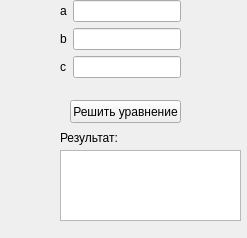
<?xml version="1.0" encoding="UTF-8"?>
<ui version="4.0">
 <class>MainWindow</class>
 <widget class="QMainWindow" name="MainWindow">
  <property name="geometry">
   <rect>
    <x>0</x>
    <y>0</y>
    <width>247</width>
    <height>238</height>
   </rect>
  </property>
  <property name="windowTitle">
   <string>MainWindow</string>
  </property>
  <widget class="QWidget" name="centralwidget">
   <widget class="QPushButton" name="ShowResultButton">
    <property name="geometry">
     <rect>
      <x>70</x>
      <y>100</y>
      <width>111</width>
      <height>23</height>
     </rect>
    </property>
    <property name="text">
     <string>Решить уравнение</string>
    </property>
   </widget>
   <widget class="QWidget" name="formLayoutWidget">
    <property name="geometry">
     <rect>
      <x>60</x>
      <y>0</y>
      <width>121</width>
      <height>86</height>
     </rect>
    </property>
    <layout class="QFormLayout" name="formLayout">
     <item row="0" column="0">
      <widget class="QLabel" name="labelA">
       <property name="text">
        <string>a</string>
       </property>
      </widget>
     </item>
     <item row="0" column="1">
      <widget class="QLineEdit" name="FieldForA"/>
     </item>
     <item row="1" column="0">
      <widget class="QLabel" name="labelB">
       <property name="text">
        <string>b</string>
       </property>
      </widget>
     </item>
     <item row="1" column="1">
      <widget class="QLineEdit" name="FieldForB"/>
     </item>
     <item row="3" column="0">
      <widget class="QLabel" name="labelC">
       <property name="text">
        <string>c</string>
       </property>
      </widget>
     </item>
     <item row="3" column="1">
      <widget class="QLineEdit" name="FieldForC"/>
     </item>
    </layout>
   </widget>
   <widget class="QLabel" name="resultLabel">
    <property name="enabled">
     <bool>true</bool>
    </property>
    <property name="geometry">
     <rect>
      <x>60</x>
      <y>130</y>
      <width>71</width>
      <height>16</height>
     </rect>
    </property>
    <property name="text">
     <string>Результат:</string>
    </property>
   </widget>
   <widget class="QTextEdit" name="resultArea">
    <property name="geometry">
     <rect>
      <x>60</x>
      <y>150</y>
      <width>181</width>
      <height>71</height>
     </rect>
    </property>
   </widget>
  </widget>
 </widget>
 <resources/>
 <connections/>
</ui>
